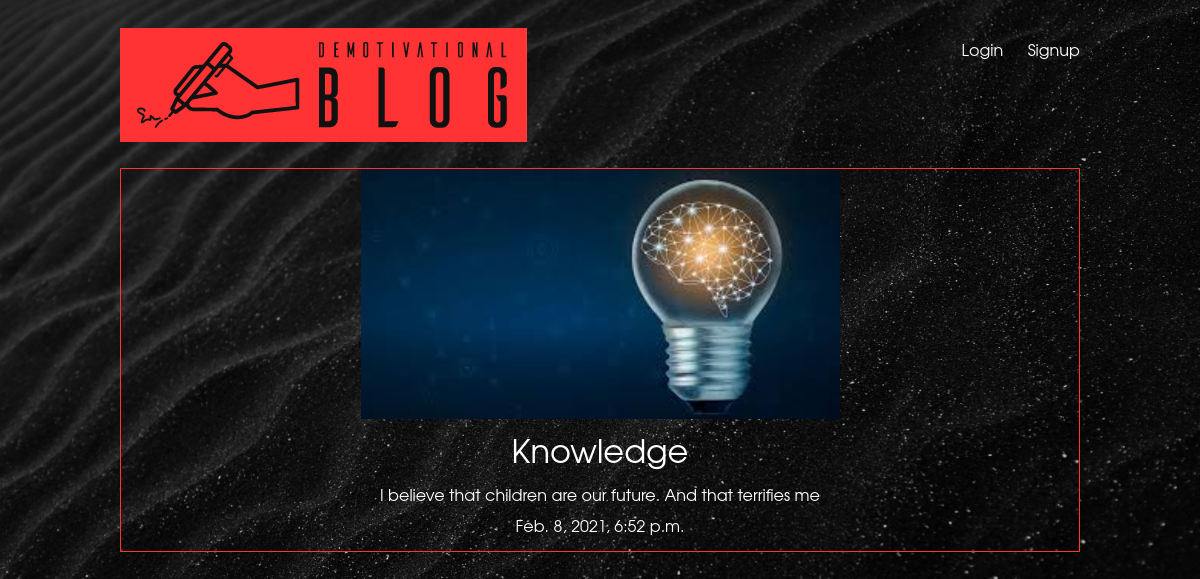
Page /articles/knowledge/ on the committed database.
### articles/models.py (models this page shows, shortened)
class Article(models.Model):
    title = models.CharField(max_length=100)
    slug = models.SlugField()
    body = models.TextField()
    date = models.DateTimeField(auto_now_add=True)
    thumb = models.ImageField(default='default.png', blank=True)
    author = models.ForeignKey(User, on_delete=models.CASCADE, default=None)

### articles/views.py (the view)
# urls.py: path('<slug:slug>/', views.article_detail, name="detail"),
def article_detail(request, slug):
    article = Article.objects.get(slug=slug)
    return render(request, 'articles/article_detail.html', { 'article':article })

### articles/templates/articles/article_detail.html
{% extends 'base_layout.html' %}
{% block content %}
<div class="article-detail">
  <div class="article">
    <img src="{{ article.thumb.url }}">
    <h2>{{ article.title }}</h2>
    <p>{{ article.body }}</p>
    <p>{{ article.date }}</p>
  </div>
</div>
{% endblock %}

### assets/styles.css (style rules this page uses)
body { background-color: #0f121f; background: url(black-sand-2.jpg) no-repeat center center fixed; -webkit-background-size: cover; -moz-background-size: cover; -o-background-size: cover; background-size: cover; color: #fff; }
body * { font-family: Avantgarde, TeX Gyre Adventor, URW Gothic L, sans-serif; }
h1, h2, h3, h4, h5 { font-weight: normal; margin: 0; }
div.wrapper h2 { text-align: center; margin: 20px auto 50px auto; font-size: 1.2em; }
.article { padding: 10px; border: 1px solid #ff3333; position: relative; padding-bottom: 40px; }
.article h2 { font-size: 1.2em; }
.article-detail .article { padding: 0; }
.article-detail .article img { display: block; margin-left: auto; margin-right: auto; width: 50%; }
.article-detail .article h2 { text-align: center; margin: 20px auto; font-size: 2em; }
.article-detail .article p { text-align: center; }

### rows in the picture
Article: thumb (picture), title "Knowledge", body "I believe that children are our future. And that terrifies me", date "Feb. 8, 2021, 6:52 p.m."
